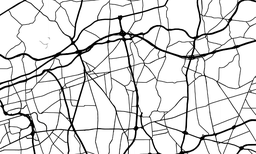
#> input picture 3D_VIEWER/map.png, 256 x 154 px, shrunk from 952 x 572 before the run
$ python FINAL_ALGORITHM.py
#> lines starting #> are read from the running program, lines starting #| are printed output that depends on the picture
### 3D_VIEWER/Graph.py
import math

class Vertex(tuple):
    def __hash__(self):
        return hash((self[0],self[1],self[2]))

class Graph(dict):


    def addVertex(self,*args):
        if (len(args)==1) :
            self[args[0]] = {}
        elif (len(args)==3) :
            vertex = Vertex((args[0], args[1], args[2]))
            self[vertex] = {}


    # [19 lines left out: function deleteVertex, not called in this run]

    def deleteVertices(self,l:list) :
            for a in l :
                 self.deleteVertex(a)

    def addEdge(self, start, dest):
        if start == dest:
            return
        if    self.get(start) is None  or  self.get(dest) is None :
            raise ValueError("One or both vertices do not exist in the graph.")

        if self[start].get(dest)  is not None:
            return

        weight = round(math.sqrt((start[0] - dest[0]) ** 2 + (start[1] - dest[1]) ** 2 + (start[2] - dest[2]) ** 2), 2)
        self[start][dest]= weight
        self[dest][start]= weight


    # [32 lines left out: functions printNeighboors, __str__, getVertex, not called in this run]

    def getVerWithoutNei(self) :
        #print ([str(v) for v in self.GraphMap if len(self.GraphMap[v])==1 ])
        return [v for v in self if len(self[v])<=1 ]

### 3D_VIEWER/FINAL_ALGORITHM.py
from PIL import Image
import cv2,numpy
import time,pickle,random
import Graph


image_file = "map.png"
scale = 20
x,y = 0,0
img = Image.open(image_file)
#> img is the input picture: PIL image 256x154 RGBA; mean R, G, B, A 219.8, 219.8, 219.8, 255


image = cv2.imread(image_file)
image = cv2.cvtColor(image, cv2.COLOR_BGR2RGB)
gray = cv2.cvtColor(image, cv2.COLOR_RGB2GRAY)


for i in range(len(gray)):
    for j in range(len(gray[0])):
        if  0<= gray[i][j] <= 150:
            gray[i][j] = 0
        else:
            gray[i][j] = 1
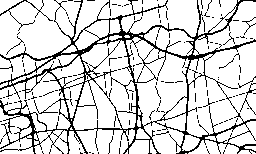
#> gray: shape (154, 256); values 0 (black) and 1 (white), 83.9% white; black in thin lines or dots


def is_neighbour(A,B):
    return ((A[1] == B[1]) and (A[0]==B[0]+1 or A[0]==B[0]-1)) or ((A[1] == B[1]+1) and (A[0]==B[0]+1 or A[0]==B[0]-1 or A[0]==B[0])) or ((A[1] == B[1]-1) and (A[0]==B[0]+1 or A[0]==B[0]-1 or A[0]==B[0]))

def are_neighbour(L1,L2):
    for i in L1:
        for j in L2:
            if is_neighbour(i,j):
                return True
    return False
#############


def organize_neighbour(L):
   return L


def barycentre(pp):
    L = list(map(lambda h:complex(h[0],h[1]),pp))
    barycentree = sum(L,start=0)/len(L)
    return (barycentree.real,barycentree.imag)


def assemble(L):
    assemble = list(map(lambda x:[x],L))
    new = []
    arranged = 0
    while not arranged:
        arranged = 1
        while assemble:
            for j in range(len(assemble)-1):
                if are_neighbour(assemble[-1],assemble[j]):
                    arranged = 0
                    new.append(assemble[-1] + assemble[j])
                    assemble.pop()
                    assemble.pop(j)
                    break
            else:
                new.append(assemble[-1])
                assemble.pop()
        if arranged == 1:
            return list(map(lambda i: organize_neighbour(i),new))

        assemble = new
        new = []


class GENERATION:
    def __init__(self,children:list[tuple]) -> None:
        self.children = children
        self.chosen = False
        self.frontiere = []
    def __hash__(self) -> int:
        return hash(self.children[0])


class NEIGHBORHOOD:
    def __init__(self) -> None:
        self.generations = list()
        self.frontiere = {}
        self.finished = 0

    def copy(self):
        S = NEIGHBORHOOD()
        S.generations = self.generations.copy()
        return S


def skeletonize(neighboor:NEIGHBORHOOD):


    K = []
    for generation in range(0,len(neighboor.generations)-1,1):
        aligned = organize_neighbour(neighboor.generations[generation].children)
        K.append(barycentre(aligned))

    aligned = organize_neighbour(neighboor.generations[-1].children)
    K.append(barycentre(aligned))
    neighbour.generations = K


def leader_agent(point,ALL_CHILDREN={}):

    ALL_CHILDREN[point] = 1
    starting_neibghour = NEIGHBORHOOD()
    first_generation = GENERATION([])
    first_generation.children.append(point)
    starting_neibghour.generations.append(first_generation)

    neighbouhoods = {"Arrived":list(),"On going":[starting_neibghour]}

    while neighbouhoods["On going"]:


        for neighbourhood in neighbouhoods["On going"]:
            new_generation = {}

            # Getting the newest generation
            for child in neighbourhood.generations[-1].children:

                new_chidren = list(filter(lambda t:0<=t[0]<img.size[0] and 0<=t[1]<img.size[1] and gray[t[1]][t[0]]==0 and (not ALL_CHILDREN.get(t)) and not new_generation.get(t),[(child[0]-1,child[1]),(child[0]+1,child[1]),(child[0]-1,child[1]-1),(child[0],child[1]-1),(child[0]+1,child[1]-1),(child[0]-1,child[1]+1),(child[0],child[1]+1),(child[0]+1,child[1]+1)]))
                new_generation.update(dict().fromkeys(new_chidren,1))


            #Check if there are any derived children
            neighbouhoods_derived = assemble(list(new_generation.keys()))
            if len(neighbouhoods_derived) > 1:
                for new_neighboorhood in neighbouhoods_derived[:len(neighbouhoods_derived)-1]:
                    temp = neighbourhood.copy()
                    temp.generations.append(GENERATION(new_neighboorhood))
                    neighbouhoods["On going"].append(temp)
                neighbourhood.generations.append(GENERATION(neighbouhoods_derived[-1]))

            elif len(neighbouhoods_derived) == 0:
                neighbouhoods["Arrived"].append(neighbourhood)
                neighbouhoods["On going"].remove(neighbourhood)
                continue


            else:
                neighbourhood.generations.append(GENERATION(neighbouhoods_derived.pop()))


            #check the arrival


            ALL_CHILDREN.update(new_generation)


    return neighbouhoods["Arrived"]

BIJECTION = {}
MAP = {}
######   etat initiale ########

for i in range(len(gray)):
    for j in range(len(gray[0])):
        if gray[i][j] == 0:
            if not leader_agent.__defaults__[0].get((j,i)):
                MAP[(j,i)] = leader_agent((j,i))
                for neighbour in MAP[(j,i)]:
                    for generation in neighbour.generations:
                        for child in generation.children:
                            BIJECTION[child] = generation
#> this loop made 154 passes


def border_children(L):
    bary = barycentre(L)
    k = sorted(L,key=lambda l:((l[0] - bary[0])**2+(l[1]-bary[1])**2)**0.5,reverse=True)
    if len(k) >= 2:
        return k[0:2]
    else:
        return k

#determine the frontiere of each neighbour
print("begin")
def FRONTIERE(MAP_network,CALCULATED={}):
    for i in MAP_network:
        for neighbour in MAP_network[i]:
            for generation in neighbour.generations:

                for child in border_children(generation.children):
                    potential_frontiere =  list(filter(lambda t: 0<=t[0]<img.size[0] and 0<=t[1]<img.size[1] and gray[t[1]][t[0]]==0 and not CALCULATED.get(t) ,[(child[0]-1,child[1]),(child[0]+1,child[1]),(child[0]-1,child[1]-1),(child[0],child[1]-1),(child[0]+1,child[1]-1),(child[0]-1,child[1]+1),(child[0],child[1]+1),(child[0]+1,child[1]+1)]))
                    for point in potential_frontiere:
                        neighbour.frontiere[BIJECTION[point]] = generation
                        CALCULATED[point] = 1
                if neighbour.frontiere.get(generation):
                    del neighbour.frontiere[generation]
#> this loop made 138 passes
#> i on passes 1 to 12: (23, 0), (54, 0), (68, 0), (87, 0), (142, 0), (157, 0), (201, 0), (211, 0), (219, 0), (112, 4), (126, 4), (118, 5)


FRONTIERE(MAP)


print("sucessful")
# replace each generation with one point


for i in MAP:
    for neighbour in MAP[i]:
        skeletonize(neighbour)


# etape de construction

GRAPH = {}
for i in MAP:
    for neighbour in MAP[i]:
        if len(neighbour.generations) == 2:
            if not GRAPH.get(neighbour.generations[0]):
                GRAPH[neighbour.generations[0]] = {neighbour.generations[1]:1}
            else:
                GRAPH[neighbour.generations[0]].update({neighbour.generations[1]:1})

            if not GRAPH.get(neighbour.generations[1]):
                GRAPH[neighbour.generations[1]] = {neighbour.generations[0]:1}
            else:
                GRAPH[neighbour.generations[1]].update({neighbour.generations[0]:1})

        elif len(neighbour.generations) == 1:
            if not GRAPH.get(neighbour.generations[0]):
                GRAPH[neighbour.generations[0]] = {}

        else:
            if not GRAPH.get(neighbour.generations[0]):
                GRAPH[neighbour.generations[0]] = {neighbour.generations[1]:1}
            else:
                GRAPH[neighbour.generations[0]].update({neighbour.generations[1]:1})

            if not GRAPH.get(neighbour.generations[-1]):
                GRAPH[neighbour.generations[-1]] = {neighbour.generations[-2]:1}
            else:
                GRAPH[neighbour.generations[-1]].update({neighbour.generations[-2]:1})

            for join in range(1,len(neighbour.generations) - 1):
                if not GRAPH.get(neighbour.generations[join]):
                    GRAPH[neighbour.generations[join]] = {neighbour.generations[join - 1]:1,neighbour.generations[join + 1]:1}
                else:
                    GRAPH[neighbour.generations[join]].update({neighbour.generations[join - 1]:1,neighbour.generations[join + 1]:1})


        for frontiere in neighbour.frontiere:

            aligned = organize_neighbour(frontiere.children)
            aligned = barycentre(aligned)

            link_point = barycentre(neighbour.frontiere[frontiere].children)

            GRAPH[link_point][aligned] = 1

            if not GRAPH.get(aligned):

                GRAPH[aligned] = {link_point:1}

            else:
                GRAPH[aligned].update({link_point:1})


        """
            GRAPH[neighbour.generations[-1]][aligned] = 1

            if not GRAPH.get(aligned):

                GRAPH[aligned] = {neighbour.generations[-1]:1}

            else:
                GRAPH[aligned].update({neighbour.generations[-1]:1})
        """


networking_design = {}

for i in GRAPH:
    networking_design[(i[0],i[1])] = 0
#> this loop made 4107 passes
#> i on passes 1 to 3: (23, 0), (35, 17), (23, 0.667)


graph = Graph.Graph()
for i in GRAPH:
    graph.addVertex((i[0],i[1],networking_design[(i[0],i[1])]))

for i in GRAPH:
    for j in GRAPH[i]:
        graph.addEdge(Graph.Vertex((i[0],i[1],networking_design[(i[0],i[1])])),(j[0],j[1],networking_design[(j[0],j[1])]))

with open("EEEE.txt","wb") as file:
    pickle.dump(graph,file)
